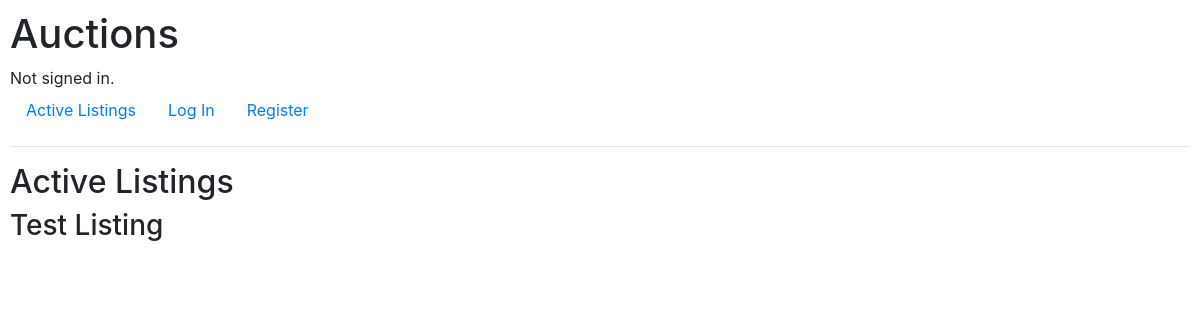
Before: / with the older database file.
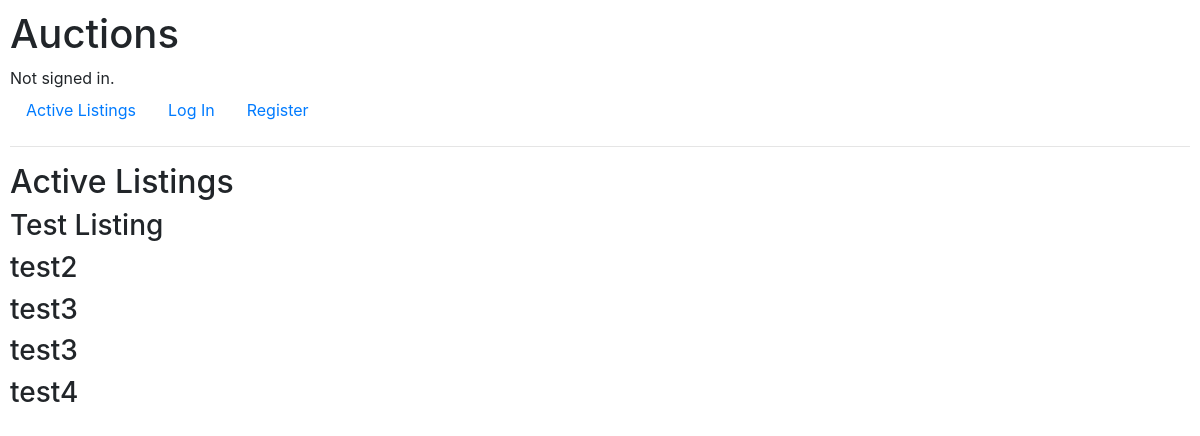
After: the same page with the newer database file.
### auctions/models.py (models this page shows)
class Listing(models.Model):
    title = models.CharField(max_length=255)
    description = models.TextField()
    bid_price_cents = models.PositiveIntegerField()
    image_url = models.URLField()
    category = models.CharField(max_length=63)
    def __str__(self):
        return f'{self.pk} {self.title}'

### auctions/views.py (the view)
# urls.py: path("", views.index, name="index"),
def index(request):
    listings = Listing.objects.all()
    print(listings)
    return render(request, "auctions/index.html", {
        "listings": listings
    })

### auctions/templates/auctions/index.html
{% extends "auctions/layout.html" %}
{% block body %}
    <h2>Active Listings</h2>
    {% for listing in listings %}
        <h3>{{ listing.title }}</h3>
    {% endfor %}
{% endblock %}

### auctions/templates/auctions/layout.html (shortened to what this page needs)
{% load static %}
<!DOCTYPE html>
<html lang="en">
    <head>
        <link rel="stylesheet" href="https://stackpath.bootstrapcdn.com/bootstrap/4.4.1/css/bootstrap.min.css">
        <link href="{% static 'auctions/styles.css' %}" rel="stylesheet">
    </head>
    <body>
        <h1>Auctions</h1>
        <div>
            {% if user.is_authenticated %}
                Signed in as <strong>{{ user.username }}</strong>.
            {% else %}
                Not signed in.
            {% endif %}
        </div>
        <ul class="nav">
            <li class="nav-item">
                <a class="nav-link" href="{% url 'index' %}">Active Listings</a>
            </li>
            {% if user.is_authenticated %}
                <li class="nav-item">
                    <a class="nav-link" href="{% url 'logout' %}">Log Out</a>
                </li>
                <li class="nav-item">
                    <a href="{% url 'new_listing' %}" class="nav-link">New Listing</a>
                </li>
            {% else %}
                <li class="nav-item">
                    <a class="nav-link" href="{% url 'login' %}">Log In</a>
                </li>
                <li class="nav-item">
                    <a class="nav-link" href="{% url 'register' %}">Register</a>
                </li>
            {% endif %}
        </ul>
        <hr>
        {% block body %}
        {% endblock %}
    </body>
</html>

### auctions/static/auctions/styles.css (style rules this page uses)
body { padding: 10px; }

Changed rows visible on the page:
added Listing: title "test2"
added Listing: title "test3"
added Listing: title "test3"
added Listing: title "test4"
